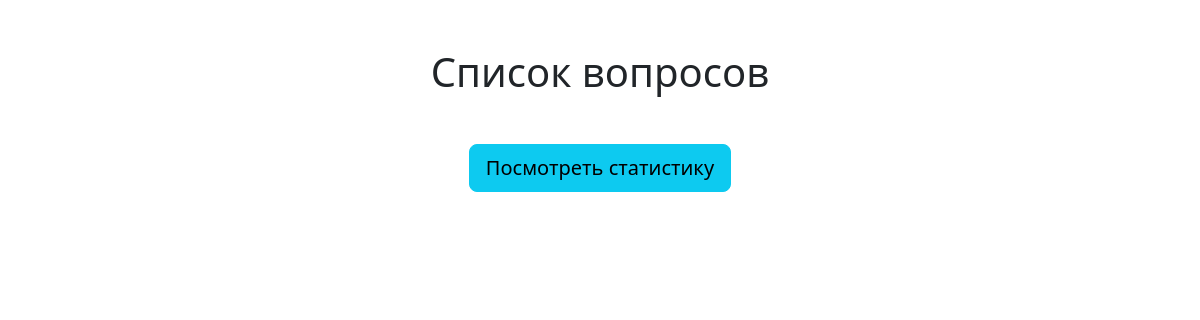
Before: /polls/ with the older database file.
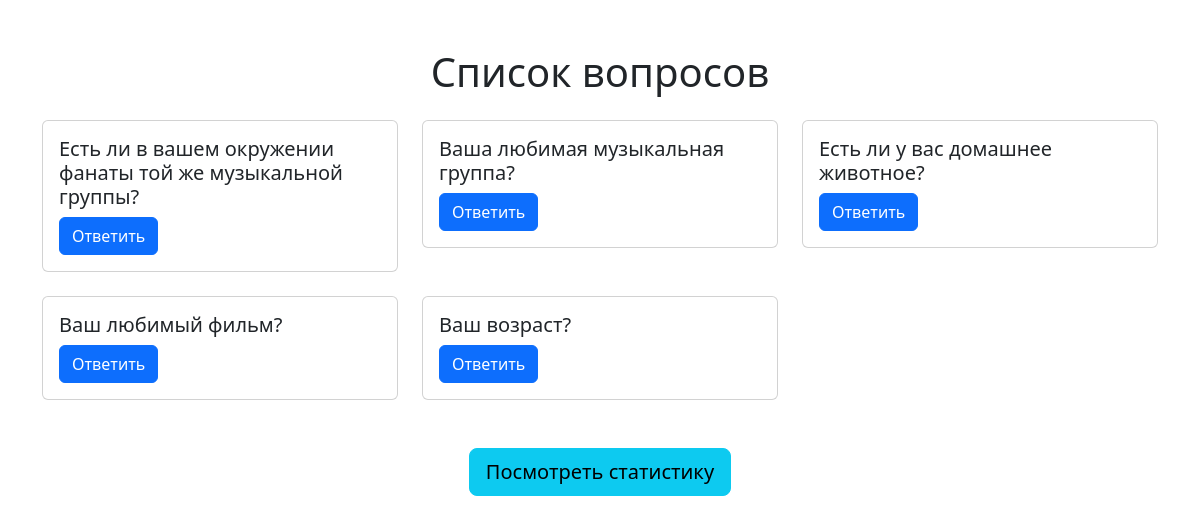
After: the same page with the newer database file.
### polls/models.py (models this page shows, shortened)
class Question(models.Model):
    question_text = models.CharField(max_length=200)
    pub_date = models.DateTimeField('date published')

### polls/views.py (the view)
# urls.py: path("", views.index, name="index"),
def index(request):
    latest_question_list = Question.objects.order_by('-pub_date')[:5]
    context = {'latest_question_list': latest_question_list}
    return render(request, 'polls/index.html', context)

### polls/templates/polls/index.html
{% extends "polls/base.html" %}
{% block content %}
<h1 class="text-center">Список вопросов</h1>
<div class="row mt-4">
    {% for question in latest_question_list %}
        <div class="col-md-4">
            <div class="card mb-4">
                <div class="card-body">
                    <h5 class="card-title">{{ question.question_text }}</h5>
                    <a href="{% url 'polls:detail' question.id %}" class="btn btn-primary">Ответить</a>
                </div>
            </div>
        </div>
    {% endfor %}
</div>
<div class="text-center mt-4">
    <a href="{% url 'polls:summary' %}" class="btn btn-info btn-lg">Посмотреть статистику</a>
</div>
{% endblock %}

Changed rows visible on the page:
added Question: question_text "Есть ли в вашем окружении фанаты той же музыкальной группы?"
added Question: question_text "Ваша любимая музыкальная группа?"
added Question: question_text "Есть ли у вас домашнее животное?"
added Question: question_text "Ваш любимый фильм?"
added Question: question_text "Ваш возраст?"
